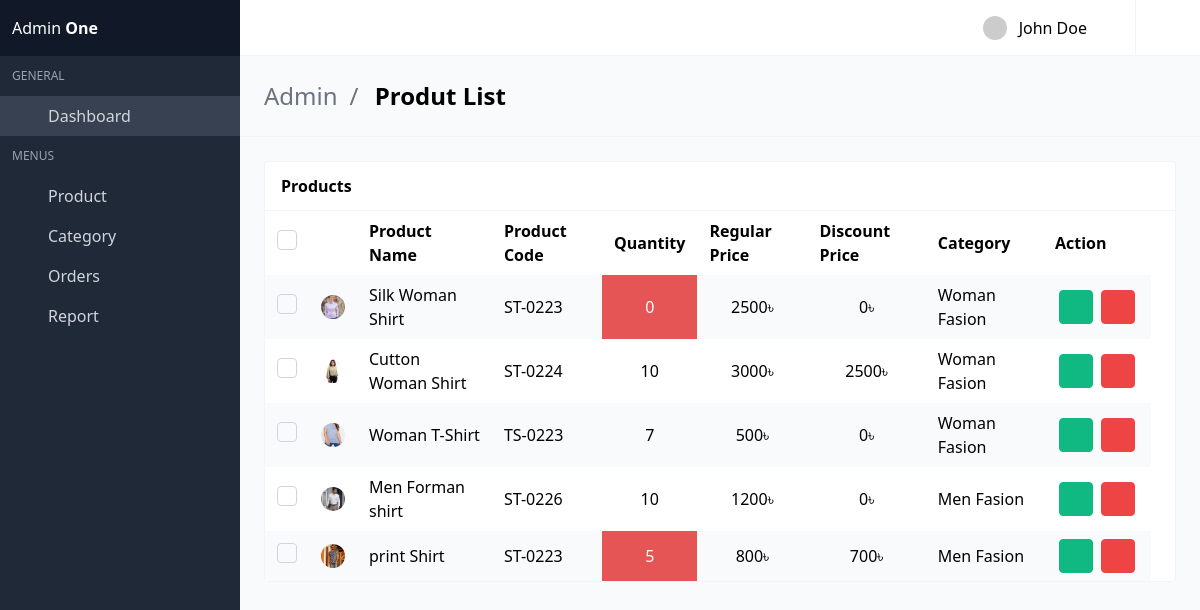
Before: /view-product-list/ (signed in) with the older database file.
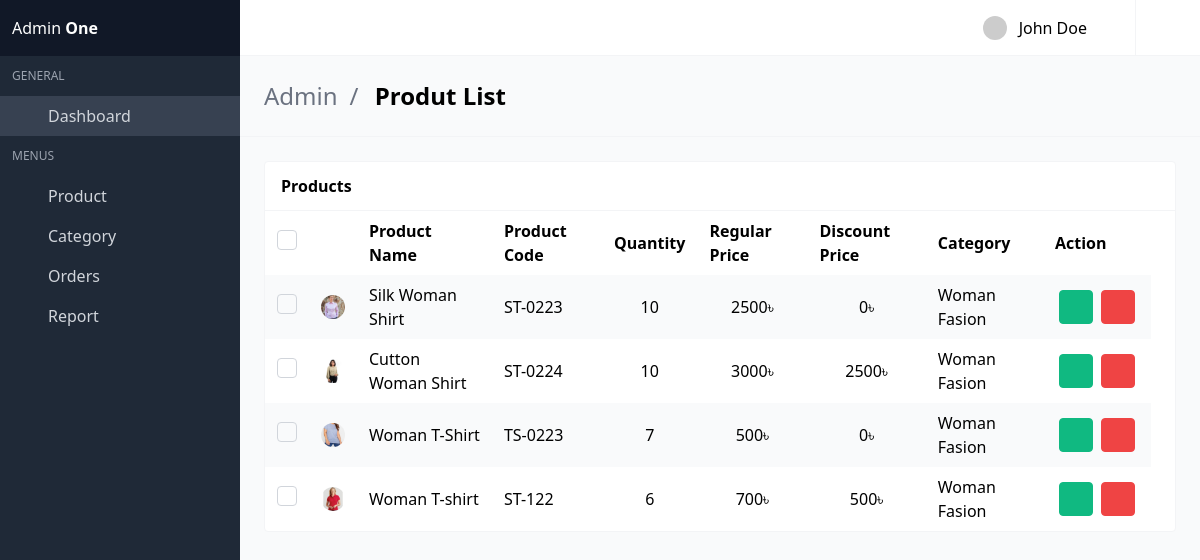
After: the same page with the newer database file.
### shopApp/models.py (models this page shows, shortened)
class Product(models.Model):
    product_name         = models.CharField(max_length=260)
    product_code         = models.CharField(max_length=20)
    product_quintity     = models.IntegerField(default=0)
    product_category     = models.ForeignKey(Category, on_delete=models.CASCADE, related_name='category')
    roduct_title         = models.CharField(max_length=260)
    image                = models.ImageField(upload_to='products')
    product_color_image  = models.ManyToManyField(ColorImage, blank=True, null=True, related_name="colorImg")
    color_name           = models.CharField(max_length=160)
    slug                 = models.SlugField(unique=True, null=True, blank=True)
    details              = models.TextField()
    main_price           = models.IntegerField()
    is_newarival         = models.BooleanField(default=False)
    is_discount          = models.BooleanField(default=False)
    dic_price            = models.IntegerField(default=0, blank=True, null=True)
    cerated_at           = models.DateTimeField(auto_now_add=True)
    updated_at           = models.DateTimeField(auto_now=True)

class Category(models.Model):
    category_name       = models.CharField(max_length=100)
    slug                = models.SlugField(unique=True, null=True, blank=True)
    created_at          = models.DateTimeField(auto_now_add=True)
    updated_at          = models.DateTimeField(auto_now=True)

### adminApp/views.py (the view)
# urls.py: path('view-product-list/', views.viewProduct, name='view_product'),
@login_required
def viewProduct(request):
    products = Product.objects.all()
    context = {
        'products':products
    }
    return render(request, 'AdminDashbord/view-product.html', context)

### template/AdminDashbord/view-product.html (shortened to what this page needs)
{% extends "AdminDashbord/base.html" %}
{% block body %}
<section class="is-title-bar">
    <div class="flex flex-col md:flex-row items-center justify-between space-y-6 md:space-y-0">
      <ul>
        <li>Admin</li>
        <li>Produt List</li>
      </ul>
    </div>
  </section>
    <section class="section main-section">
      <div class="card has-table">
        <header class="card-header">
          <p class="card-header-title">
            Products
          </p>
          <a href="#" class="card-header-icon">
            <span class="icon"></span>
          </a>
        </header>
        <div class="card-content">
          <table>
            <thead>
            <tr>
              <th class="checkbox-cell">
                <label class="checkbox">
                  <span class="check"></span>
                </label>
              </th>
              <th class="image-cell"></th>
              <th>Product Name</th>
              <th>Product Code</th>
              <th>Quantity</th>
              <th>Regular Price</th>
              <th>Discount Price</th>
              <th>Category</th>
              <th>Action</th>
              <th></th>
            </tr>
            </thead>
            <tbody>
            {% for i in products %}
            <tr>
                <td class="checkbox-cell">
                    <label class="checkbox">
                    <span class="check"></span>
                    </label>
                </td>
                <td class="image-cell">
                    <div class="image">
                    <img src="/media/{{i.image}}" class="rounded-full">
                    </div>
                </td>
                <td data-label="Name">{{i.product_name}}</td>
                <td data-label="Company">{{i.product_code}}</td>
                {% if i.product_quintity <= 5 %}
                    <td data-label="City" style="color: white;background-color:rgb(230, 85, 85);text-align:center;">{{i.product_quintity}}</td>
                {% else %}
                    <td data-label="City" style="text-align:center;">{{i.product_quintity}}</td>
                {% endif %}
                <td data-label="City" style="text-align:center;">{{i.main_price}}&#2547</td>
                <td data-label="City" style="text-align:center;">{{i.dic_price}}&#2547</td>
                <td data-label="City">{{i.product_category.category_name}}</td>
                <td class="actions-cell">
                    <div class="buttons right nowrap">
                    <a href="{% url 'adminApp:update_product' slug=i.slug %}" class="button small green --jb-modal"  data-target="sample-modal-2" type="button">
                        <span class="icon"></span>
                    </a>
                    <a href="{% url 'adminApp:delete_product' slug=i.slug %}" class="button small red --jb-modal" data-target="sample-modal" type="button">
                        <span class="icon"></span>
                    </a>
                    </div>
                </td>
            </tr>
            {% endfor %}
            </tbody>
          </table>
        </div>
      </div>
{% endblock %}

Changed rows visible on the page:
removed Product: image (picture), product_name "Men Forman shirt", product_code "ST-0226", product_quintity "10", main_price "1200", dic_price "0", product_category.category_name "Men Fasion"
removed Product: image (picture), product_name "print Shirt", product_code "ST-0223", product_quintity "5", main_price "800", dic_price "700", product_category.category_name "Men Fasion"
changed Product "Silk Woman Shirt": product_quintity "0" → "10"
added Product: image (picture), product_name "Woman T-shirt", product_code "ST-122", product_quintity "6", main_price "700", dic_price "500", product_category.category_name "Woman Fasion"
